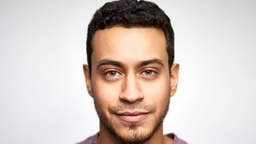
#> input picture Assignment 2/f3.jpg, 256 x 144 px, shrunk from 1024 x 575 before the run
$ python main.py
#> lines starting #> are read from the running program, lines starting #| are printed output that depends on the picture
import numpy as np
from PIL import Image
from matplotlib import pyplot as plt


def CalculateIntegral(f):

    s = np.zeros(f.shape, dtype = int)
    ii = np.zeros(f.shape, dtype = int)

    for i in range(f.shape[0]):
        for j in range(f.shape[1]):

            s[i,j] = s[i,j-1] + f[i,j] if j != 0 else f[i,j]
            ii[i,j] = ii[i-1,j] + s[i,j] if i != 0 else s[i,j]

    return ii


# p0 and p1 are assumed to be in this form (row, column)
def CalculateLocalSum(ii, p0, p1):

    localSum = ii[p1]
    subtractions = 0

    if (p0[0] != 0):
        localSum -= ii[p0[0]-1, p1[1]]
        subtractions += 1

    if (p0[1] != 0):
        localSum -= ii[p1[0], p0[1]-1]
        subtractions += 1

    if (subtractions == 2):
        localSum += ii[p0[0]-1, p0[1]-1]

    return localSum


# this function makes sure the kernel is contained in the image dimensions
def IsApplicable(reference, pStart, pEnd, imageShape):

    # left border condition
    if (reference[1] + pStart[1] < 0):
        return False

    # right border condition
    if (reference[1] + pEnd[1] > imageShape[1]-1):
        return False

    # top border condition
    if (reference[0] + pStart[0] < 0):
        return False

    # bottom border condition
    if (reference[0] + pEnd[0] > imageShape[0]-1):
        return False

    return True


def DetectEye(integral, n):

    # m => number of rows, n => number of columns
    m = 0.15 * n

    # p0-14 are transformed to be in this form (row, column)
    p1 = (round(-0.5*m), round(-0.5*n))
    p2 = (0, round(-0.05*n))
    p3 = (0, round(-0.5*n))
    p4 = (round(0.5*m), round(-0.05*n))
    p5 = (round(-0.5*m), round(0.05*n))
    p6 = (0, round(0.5*n))
    p7 = (0, round(0.05*n))
    p8 = (round(0.5*m), round(0.5*n))
    p9 = (round(0.833*m), round(-0.325*n))
    p10 = (round(2*m), round(-0.225*n))
    p11 = (round(0.833*m), round(-0.1*n))
    p12 = (round(2*m), round(0.1*n))
    p13 = (round(0.833*m), round(0.225*n))
    p14 = (round(2*m), round(0.325*n))

    maxScore = float('-inf')
    maxScorePosition = (-1,-1)

    for i in range(integral.shape[0]):
        for j in range(integral.shape[1]):

            if (IsApplicable((i,j), p1, (p14[0], p8[1]), integral.shape)):

                ls1 = CalculateLocalSum(integral, (i+p1[0], j+p1[1]), (i+p2[0], j+p2[1]))
                ls2 = CalculateLocalSum(integral, (i+p3[0], j+p3[1]), (i+p4[0], j+p4[1]))
                ls3 = CalculateLocalSum(integral, (i+p5[0], j+p5[1]), (i+p6[0], j+p6[1]))
                ls4 = CalculateLocalSum(integral, (i+p7[0], j+p7[1]), (i+p8[0], j+p8[1]))
                ls5 = CalculateLocalSum(integral, (i+p9[0], j+p9[1]), (i+p10[0], j+p10[1]))
                ls6 = CalculateLocalSum(integral, (i+p11[0], j+p11[1]), (i+p12[0], j+p12[1]))
                ls7 = CalculateLocalSum(integral, (i+p13[0], j+p13[1]), (i+p14[0], j+p14[1]))

                score = ls1 - ls2 + ls3 - ls4 - ls5 + ls6 - ls7

                if (score > maxScore):
                    maxScore = score
                    maxScorePosition = (i,j)

    return maxScorePosition


def ExtractDetectedEye(image, maxPosition, n):

    outputImage = np.zeros(image.shape, dtype = int)
    m = 0.15 * n

    rowStart = maxPosition[0] - round(0.5*m)
    rowEnd = maxPosition[0] + round(2*m)
    colStart = maxPosition[1] - round(0.5*n)
    colEnd = maxPosition[1] + round(0.5*n)

    outputImage[rowStart:rowEnd, colStart:colEnd] = image[rowStart:rowEnd, colStart:colEnd]

    return outputImage


if __name__ == "__main__":

    # reading the image
    image = Image.open("f3.jpg")
#> image is the input picture: PIL image 256x144 RGB; mean R, G, B 212.7, 200, 193.3
    # converting the image to grayscale
    image = image.convert('L')
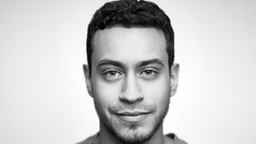
#> image: PIL image 256x144 L; min 0, max 255, mean 203
    # converting the image to 2D array
    image = np.array(image)

    n = 250
    integral =  CalculateIntegral(image)
#> after the loop in CalculateIntegral, `for i in range(f.shape[0]):`:
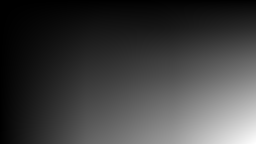
#> ii: shape (144, 256) int64; min 203, max 7484759, mean 1857386.6; drawn with min black and max white
#> after the loop in CalculateIntegral, `for i in range(f.shape[0]):`:
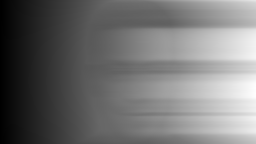
#> s: shape (144, 256) int64; min 203, max 58214, mean 26047.9; drawn with min black and max white
    maxScorePosition = DetectEye(integral, n)
#> the loop in DetectEye, `for i in range(integral.shape[0]):` made 144 passes
    outputImage = ExtractDetectedEye(image, maxScorePosition, n)
#> in ExtractDetectedEye, `outputImage[rowStart:rowEnd, colStart:colEnd] = image[rowStart:rowEnd,..`:
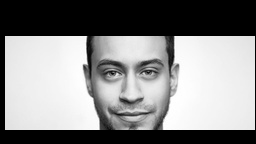
#> outputImage: shape (144, 256) int64; min 0, max 255, mean 135.5

    plt.imshow(outputImage, cmap='gray')
    plt.show()

$ run again, with Assignment 2/f6.jpg copied over Assignment 2/f3.jpg
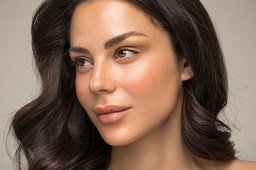
#> input picture Assignment 2/f6.jpg, 256 x 170 px, shrunk from 509 x 339 before the run
#> image is the input picture: PIL image 256x170 RGB; mean R, G, B 129.1, 102.5, 86.7
#> image: PIL image 256x170 L
#> after the loop in CalculateIntegral, `for i in range(f.shape[0]):`:
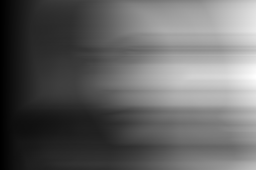
#> s: shape (170, 256) int64; min 160, max 35017, mean 13779.2; drawn with min black and max white
#> the loop in DetectEye, `for i in range(integral.shape[0]):` made 170 passes
#> in ExtractDetectedEye, `outputImage[rowStart:rowEnd, colStart:colEnd] = image[rowStart:rowEnd,..`:
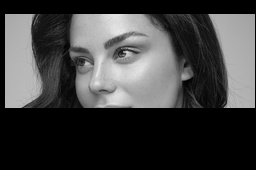
#> outputImage: shape (170, 256) int64; min 0, max 232, mean 64.6

$ run again, with Assignment 2/f2.png saved as Assignment 2/f3.jpg
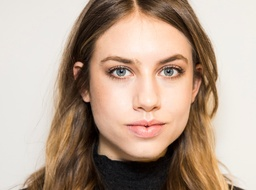
#> input picture Assignment 2/f2.png, 256 x 190 px, shrunk from 1000 x 743 before the run
#> image is the input picture: PIL image 256x190 RGB; mean R, G, B 185.6, 163.4, 146.7
#> image: PIL image 256x190 L
#> after the loop in CalculateIntegral, `for i in range(f.shape[0]):`:
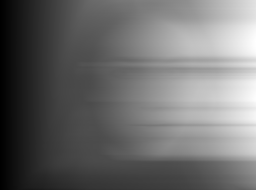
#> s: shape (190, 256) int64; min 222, max 50395, mean 21498.3; drawn with min black and max white
#> the loop in DetectEye, `for i in range(integral.shape[0]):` made 190 passes
#> in ExtractDetectedEye, `outputImage[rowStart:rowEnd, colStart:colEnd] = image[rowStart:rowEnd,..`:
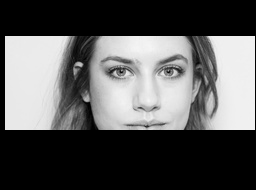
#> outputImage: shape (190, 256) int64; min 0, max 245, mean 88.8
